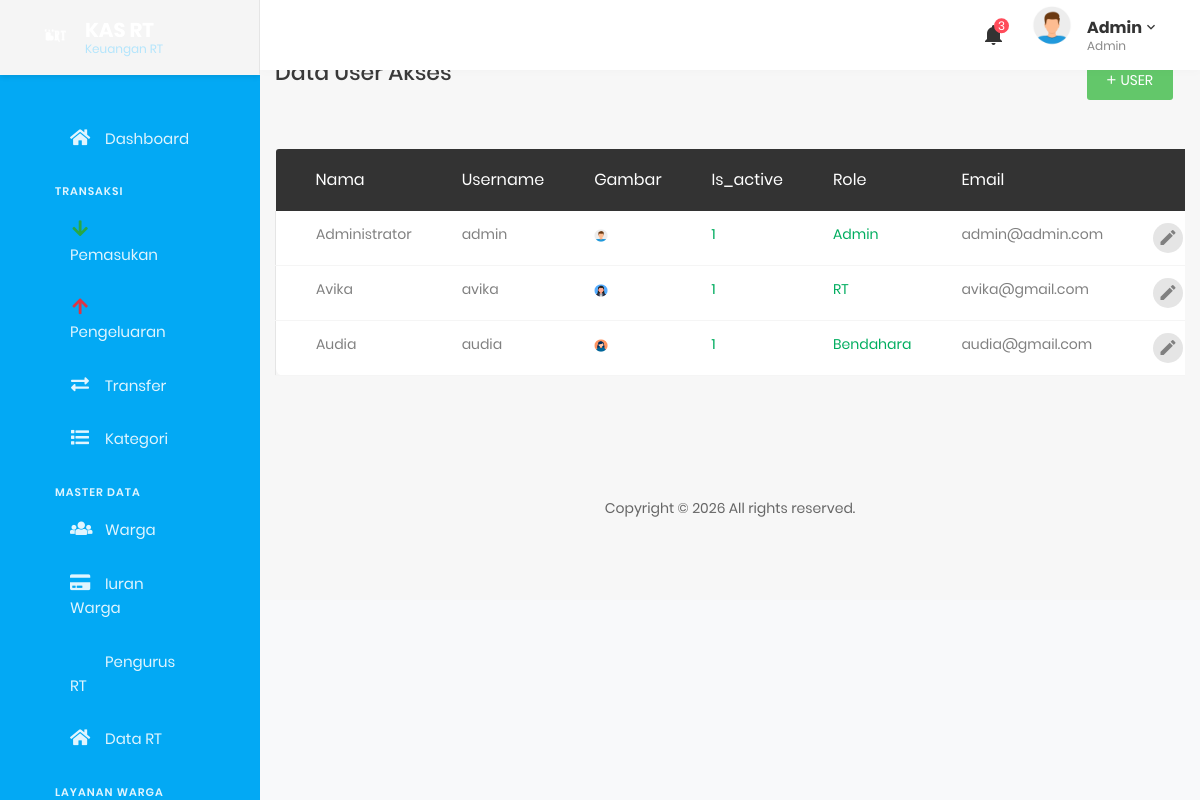
Page /index.php/admin/user on the earlier database version.
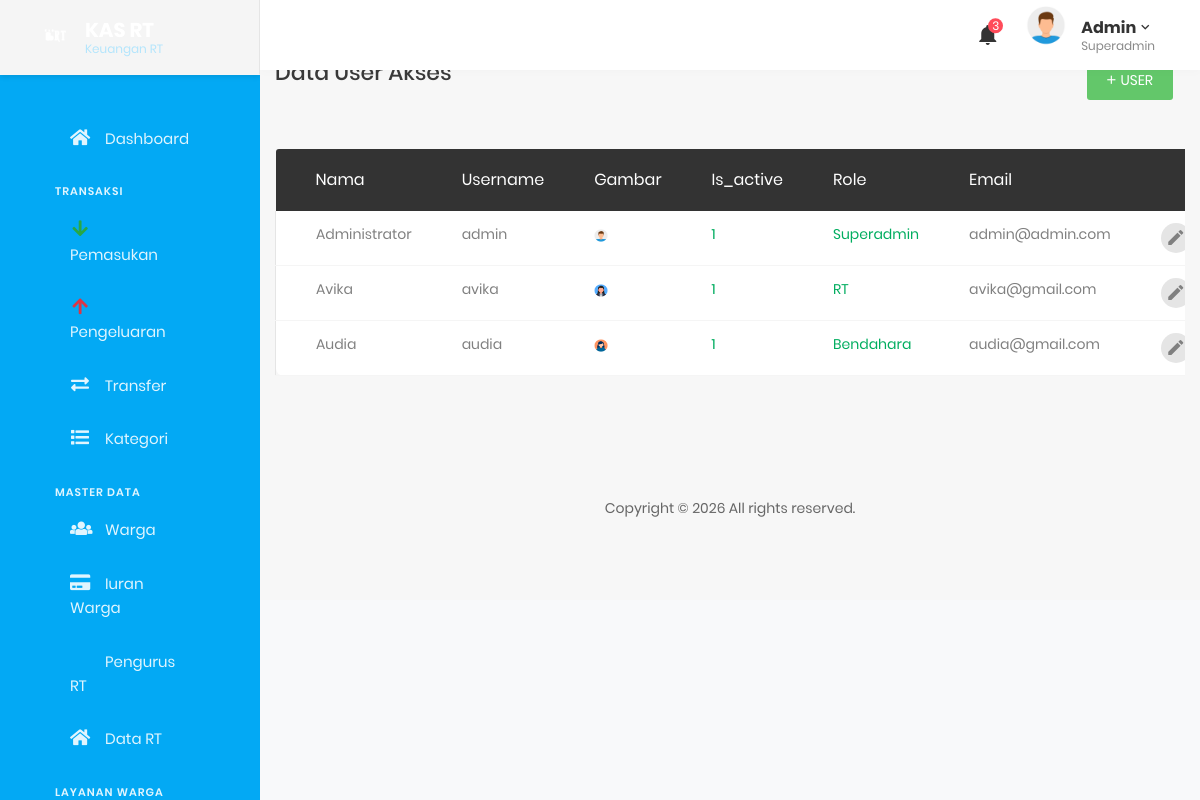
Same page on the later database version.
### tables this page shows
CREATE TABLE `users` (
  `user_id` int(11) NOT NULL AUTO_INCREMENT,
  `user` varchar(20) NOT NULL,
  `username` varchar(20) NOT NULL,
  `password` varchar(150) NOT NULL,
  `img` varchar(50) NOT NULL,
  `is_active` tinyint(4) NOT NULL,
  `role_id` tinyint(4) NOT NULL,
  `email` varchar(50) NOT NULL,
  PRIMARY KEY (`user_id`)
);

CREATE TABLE `user_role` (
  `id` int(11) NOT NULL AUTO_INCREMENT,
  `role` varchar(20) NOT NULL,
  PRIMARY KEY (`id`)
);

### application/controllers/Admin.php (called while the page is built, shortened)
<?php
class Admin extends CI_Controller
{
    function __construct()
    {
        $this->load->model('m_kas');
        $this->load->model('m_auth');
        if (!$this->session->userdata('username')) {
            $this->session->set_userdata('username', 'admin');
        }
    }
    public function user()
    {
        $username = $this->session->userdata('username');
        $user = $this->db->get_where('users', ['username' => $username])->row_array();
        if ($user['role_id'] == 1) {
            $data['menu'] = 'akses';
            $data['judul'] = 'Hak Akses';
            $data['user'] = $user;
            $data['auth'] = $this->m_auth->getUser();
            $data['role'] = $this->db->get('user_role')->result();
            $this->load->view('include/header', $data);
            $this->load->view('admin/user', $data);
            $this->load->view('include/footer');
        } else if ($user['role_id'] == 3) {
            redirect('users/bendahara');
        } else if ($user['role_id'] == 2) {
            redirect('users');
        } else {
            redirect('users/warga');
        }
    }
}

### index.php (called while the page is built, shortened)
<?php
require_once BASEPATH.'core/CodeIgniter.php';

### application/models/M_auth.php (called while the page is built, shortened)
<?php
class M_auth extends CI_Model {
	public function getUser($id = '')
	{
		$this->db->select('*, b.role as role_id')
				->from('users a')
				->join('user_role b', 'b.id = a.role_id', 'inner');
		$data = $this->db->get();
		if ($id) {
			return $data->row_array();
		} else {
			return $data->result();
		}
	}
}

### application/views/admin/user.php (the view, shortened to what this page needs)
<div class="page-content--bgf7">
          <section class="p-t-60">
              <div class="container">
                  <div class="row">
                      <div class="col-md-12">
					<div class="table-data__tool">
						<div class="table-data__tool-left">
							<h3 class="title-5 m-b-35">data user akses</h3>
                              </div>
                              <div class="table-data__tool-right">
                                  <button class="au-btn au-btn-icon au-btn--green au-btn--small" data-toggle="modal" data-target="#addUserModal">
                                      <i class="zmdi zmdi-plus"></i>user</button>
                              </div>
                          </div>
					<div class="table-responsive m-b-40">
                              <table class="table table-borderless table-data3">
                                  <thead>
                                      <tr>
                                          <th>nama</th>
                                          <th>username</th>
                                          <th>gambar</th>
                                          <th>is_active</th>
                                          <th>role</th>
                                          <th>email</th>
                                          <th>aksi</th>
                                      </tr>
                                  </thead>
                                  <tbody>
							<?php foreach($auth as $val):?>
                                      <tr>
                                          <td><?= $val->user;?></td>
                                          <td><?= $val->username;?></td>
                                          <td><img width="20%" src="<?= base_url('assets/profil/'). $val->img;?>" /></td>
                                          <td class="process"><?= $val->is_active;?></td>
                                          <td class="process"><?= $val->role;?></td>
                                          <td><?= $val->email;?></td>
									<td>
                                              <div class="table-data-feature">
                                                  <button class="item" data-toggle="modal" data-target="#editUserModal<?= $val->user_id;?>" title="Edit">
                                                      <i class="zmdi zmdi-edit"></i>
                                                  </button>
                                              </div>
                                          </td>
                                      </tr>
								<?php endforeach;?>
                                  </tbody>
                              </table>
                          </div>
                      </div>
                  </div>
              </div>
          </section>

### application/views/include/header.php (shortened to what this page needs)
<!DOCTYPE html>
<html lang="en">
<head>
    <link href="<?= base_url();?>assets/css/font-face.css" rel="stylesheet" media="all">
    <link href="<?= base_url();?>assets/vendor/font-awesome-4.7/css/font-awesome.min.css" rel="stylesheet" media="all">
    <link href="<?= base_url();?>assets/vendor/font-awesome-5/css/fontawesome-all.min.css" rel="stylesheet" media="all">
    <link href="<?= base_url();?>assets/vendor/mdi-font/css/material-design-iconic-font.min.css" rel="stylesheet" media="all">
    <link href="<?= base_url();?>assets/vendor/bootstrap-4.1/bootstrap.min.css" rel="stylesheet" media="all">
    <link href="<?= base_url();?>assets/vendor/animsition/animsition.min.css" rel="stylesheet" media="all">
    <link href="<?= base_url();?>assets/vendor/bootstrap-progressbar/bootstrap-progressbar-3.3.4.min.css" rel="stylesheet" media="all">
    <link href="<?= base_url();?>assets/vendor/wow/animate.css" rel="stylesheet" media="all">
    <link href="<?= base_url();?>assets/vendor/css-hamburgers/hamburgers.min.css" rel="stylesheet" media="all">
    <link href="<?= base_url();?>assets/vendor/slick/slick.css" rel="stylesheet" media="all">
    <link href="<?= base_url();?>assets/vendor/select2/select2.min.css" rel="stylesheet" media="all">
    <link href="<?= base_url();?>assets/vendor/perfect-scrollbar/perfect-scrollbar.css" rel="stylesheet" media="all">
    <link href="<?= base_url();?>assets/css/theme.css" rel="stylesheet" media="all">
</head>
<body class="animsition">
    <div class="page-wrapper">
        <aside class="menu-sidebar d-none d-lg-block">
            <div class="logo">
                <img src="<?= base_url();?>assets/icon-home.png" width="40" alt="E-KasRT" style="filter: brightness(0) invert(1);" />
                <div class="logo-text">
                    <span>Keuangan RT</span>
                </div>
            </div>
            <div class="menu-sidebar__content js-scrollbar1">
                <nav class="navbar-sidebar">
                    <ul class="list-unstyled navbar__list">
                        <li class="<?= ($judul == 'Admin Panel') ? 'active' : ''; ?>">
                            <a href="<?= base_url('admin');?>">
                                <i class="fas fa-home"></i>Dashboard</a>
                        </li>
                        <div class="menu-category">TRANSAKSI</div>
                        <li class="<?= ($judul == 'Kas Masuk' || isset($menu) && $menu == 'masuk') ? 'active' : ''; ?>">
                            <a href="<?= base_url('kasRT');?>">
                                <i class="fas fa-arrow-down text-success"></i>Pemasukan</a>
                        </li>
                        <li class="<?= ($judul == 'Kas Keluar' || isset($menu) && $menu == 'keluar') ? 'active' : ''; ?>">
                            <a href="<?= base_url('kasRT/kasKeluar');?>">
                                <i class="fas fa-arrow-up text-danger"></i>Pengeluaran</a>
                        </li>
                        <li>
                            <a href="#">
                                <i class="fas fa-exchange-alt"></i>Transfer</a>
                        </li>
                        <li>
                            <a href="#">
                                <i class="fas fa-list"></i>Kategori</a>
                        </li>
                        <div class="menu-category">MASTER DATA</div>
                        <li class="<?= ($judul == 'Data Warga' || isset($menu) && $menu == 'warga') ? 'active' : ''; ?>">
                            <a href="<?= base_url('warga');?>">
                                <i class="fas fa-users"></i>Warga</a>
                        </li>
                        <li>
                            <a href="#">
                                <i class="fas fa-credit-card"></i>Iuran Warga</a>
                        </li>
                        <li>
                            <a href="#">
                                <i class="fas fa-user-tie"></i>Pengurus RT</a>
                        </li>
                        <li>
                            <a href="#">
                                <i class="fas fa-home"></i>Data RT</a>
                        </li>
                        <div class="menu-category">LAYANAN WARGA</div>
                    </ul>
                </nav>
            </div>
        </aside>
        <div class="page-container">
            <header class="header-desktop">
                <div class="section__content section__content--p30">
                    <div class="container-fluid">
                        <div class="header-wrap">
                            <form class="form-header" action="" method="POST">
                                <button class="au-btn--submit" type="submit" style="background: transparent; color: #333; font-size: 20px;">
                                    <i class="zmdi zmdi-menu"></i>
                                </button>
                            </form>
                            <div class="header-button">
                                <div class="noti-wrap">
                                    <div class="noti__item js-item-menu">
                                        <i class="zmdi zmdi-notifications" style="font-size: 24px; color: #333;"></i>
                                        <span class="quantity">3</span>
                                    </div>
                                </div>
                                <div class="account-wrap">
                                    <div class="account-item clearfix js-item-menu">
                                        <div class="image" style="width: 40px; height: 40px;">
                                            <img src="<?= base_url('assets/profil/'. $user['img']);?>" alt="User" />
                                        </div>
                                        <div class="content" style="padding-left: 10px;">
                                            <a class="js-acc-btn" href="#" style="color: #333; font-weight: bold;"><?= $user['username'];?></a>
                                            <?php
                                            $role_data = $this->db->get_where('user_role', ['id' => $user['role_id']])->row_array();
                                            $role_name = $role_data ? $role_data['role'] : 'Ketua RT';
                                            ?>
                                            <span style="display: block; font-size: 12px; color: #888; margin-top: -5px;"><?= $role_name; ?></span>
                                        </div>
                                    </div>
                                </div>
                            </div>
                        </div>
                    </div>
                </div>
            </header>

### application/views/include/footer.php (shortened to what this page needs)
			<section class="p-t-60 p-b-20">
                <div class="container">
                    <div class="row">
                        <div class="col-md-12">
                            <div class="copyright">
						        <p id="copyright">
						            Copyright &copy; <span id="year"></span> All rights reserved.
						        </p>
						    </div>
                        </div>
                    </div>
                </div>
            </section>
        </div>
    </div>
</body>
</html>

### application/views/include/header.php (style rules this page uses)
.page-content--bgf7, .container, .table-responsive, .main-content { -webkit-animation: fadeIn 0.4s ease-in-out; animation: fadeIn 0.4s ease-in-out; }
body { background-color: #F8F9FA !important; }
.page-wrapper { background: #F8F9FA; }
.menu-sidebar { background-color: #03A9F4; width: 260px; height: 100vh; position: fixed; top: 0; left: 0; z-index: 1000; }
.logo { background-color: #03A9F4; border-bottom: 1px solid rgba(255,255,255,0.1); padding: 20px; display: flex; align-items: center; }
.logo-text { color: #fff; font-size: 20px; font-weight: bold; margin-left: 10px; line-height: 1.2; }
.logo-text span { display: block; font-size: 12px; font-weight: normal; color: #B3E5FC; }
.menu-sidebar .navbar__list li { border: none !important; margin: 0; padding: 0; }
.menu-sidebar .navbar__list li::before, .menu-sidebar .navbar__list li::after { display: none !important; }
.menu-sidebar .navbar__list li a { color: #E1F5FE; padding: 12px 20px; display: block; border-radius: 8px; margin: 5px 15px; font-size: 15px; transition: all 0.3s; border: none !important; box-shadow: none !important; text-decoration: none !important; }
.menu-sidebar .navbar__list li a::before, .menu-sidebar .navbar__list li a::after { display: none !important; }
.menu-sidebar .navbar__list li a i { margin-right: 15px; font-size: 18px; width: 20px; text-align: center; }
.menu-category { color: #E1F5FE; font-size: 11px; text-transform: uppercase; letter-spacing: 1px; margin: 20px 20px 5px 20px; font-weight: 600; }
.page-container { padding-left: 260px; background: transparent; }
.header-desktop { background: #fff; box-shadow: 0 2px 10px rgba(0,0,0,0.02); left: 260px; height: 70px; border: none !important; }
.header-wrap { border: none !important; }
.form-header { border: none !important; box-shadow: none !important; }
.form-header button { border: none !important; outline: none !important; }
.header-button { justify-content: flex-end; }

Differences in the rows shown:
changed through a linked row, users "Administrator": user_role.role "Admin" → "Superadmin"
changed user_role: role "Admin" → "Superadmin"
